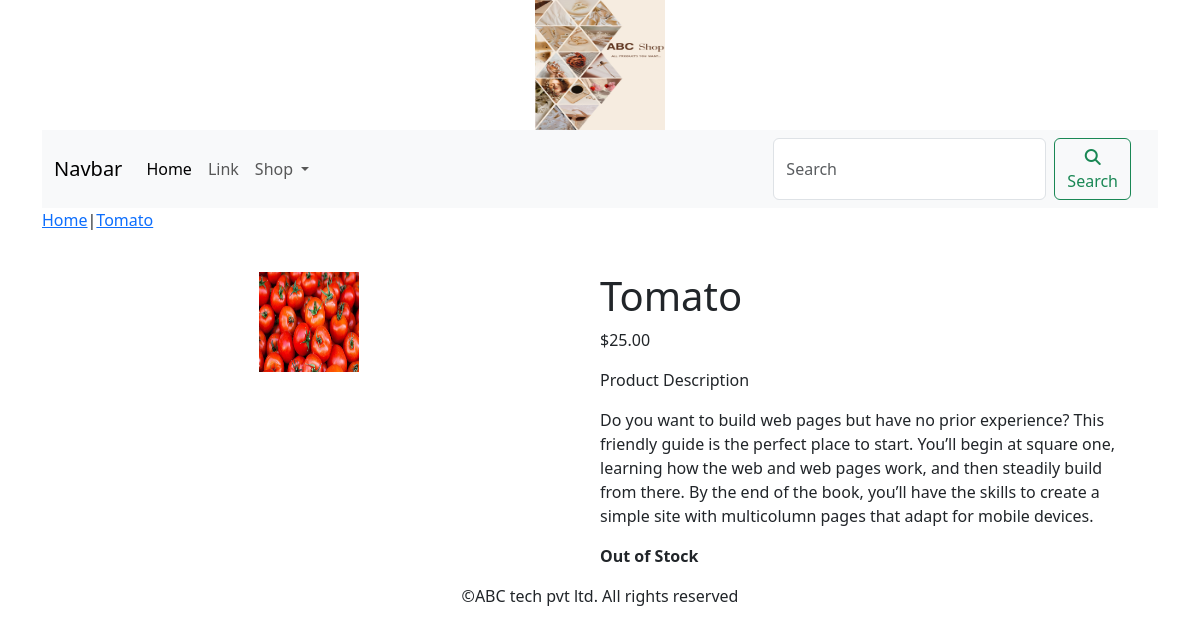
Page /vegetables/tomato/ on the committed database.
### shop/models.py (models this page shows, shortened)
class Product(models.Model):
    name=models.CharField(max_length=250,unique=True)
    slug=models.SlugField(max_length=250,unique=True)
    description=models.TextField(blank=True)
    price=models.DecimalField(max_digits=10,decimal_places=2)
    category=models.ForeignKey(Category,on_delete=models.CASCADE)
    image=models.ImageField(upload_to='product',blank=True)
    stock=models.IntegerField()
    available=models.BooleanField(default=True)
    created=models.DateTimeField(auto_now_add=True)
    updated=models.DateTimeField(auto_now=True)
    class Meta:
        ordering=('name',)
        verbose_name='product'
        verbose_name_plural='products'

### shop/views.py (the view)
# urls.py: path('<slug:c_slug>/<slug:product_slug>/',views.proDetail,name='prodCatdetail'),
def proDetail(request,c_slug,product_slug):
    try:
        product=Product.objects.get (category__slug=c_slug,slug=product_slug)
    except Exception as e:
        raise e
    return render(request,'product.html',{'product':product})

### cart/context_processors.py (called while the page is built)
def counter(request):
    item_count=0
    if 'admin' in request.path:
        return {}
    else:
        try:
            cart=Cart.objects.filter(cart_id=_cart_id(request))
            cart_items=CartItem.objects.all().filter(cart=cart[:1])
            for cart_item in cart_items:
                item_count += cart_item.quantity
        except Cart.DoesNotExist:
            item_count =0
    return dict(item_count=item_count)

### cart/views.py (called while the page is built)
def _cart_id(request):
    cart=request.session.session_key
    if not cart:
        cart=request.session.create()
    return cart

### shop/context_processors.py (called while the page is built)
def menu_links(request):
    links=Category.objects.all()
    return dict(links=links)

### shop/models.py (called while the page is built)
    def get_url(self):
        return reverse ('shop:products_by_category',args=[self.slug])

### template/product.html (shortened to what this page needs)
{% extends 'base.html' %}
{% load static %}
{% block content %}
<div class="row my_prod_row_class">
    <div class="mx_auto">
        <p><a href="{% url 'shop:allProdCat' %}">Home</a>|<a href="{{product.category.get_url}}">{{product.name}}</a></p>
    </div>
<div class="container"></div>
    <br>
    <div class="row">
        <div class="col-12 col-sm-12 col-md-12 col-lg-6 text-center">
            <div style="min-width:18rem">
                <img src="{{product.image.url}}" alt="{{product.name}}" style="width:100px;height:100px;">
            </div>
        </div>
            <div class="col-12 col-sm-12 col-md-12 col-lg-6">
                <div>
                <h1 class="my_prod_title">{{product.name}}</h1>
                <p>${{product.price}}</p>
                <p class="my_title">Product Description</p>
                <p class="text-justify my_prod_text">{{product.description}}</p>
                {% if product.stock <= 0 %}
                <p class="text-justify my_prod_text"><b>Out of Stock</b></p>
                {% else %}
                <a class="btn btn-secondary" href="{% url 'cart:add_cart' product.id %}">Add to Cart</a>
                {% endif %}
            </div>
        </div>
        </div>
    </div>
</div>
{% endblock %}

### rows in the picture
Product: name "Tomato", image (picture), price "25.00", description "Do you want to build web pages but have no prior experience? This friendly guide is the perfect place to start. You’ll begin at square one, learning how the web and web pages work, and then steadily build from there. By the end of the book, you’ll have the skills to create a simple site with multicolumn pages that adapt for mobile devices."
